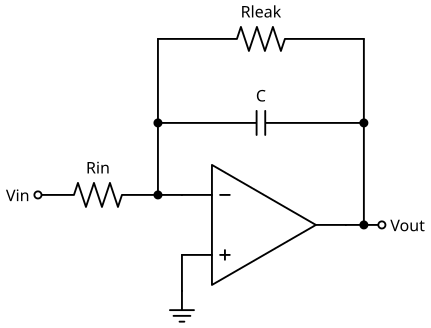

Reproduce this figure in Python.
# SPDX-License-Identifier: MIT
"""Integrator: inverting op-amp integrator (Rin, feedback C) with a leak resistor across C."""
import sys
import pathlib

sys.path.insert(0, str(pathlib.Path(__file__).resolve().parents[2] / "tools"))
from drawing import setup_drawing  # noqa: E402
import schemdraw.elements as elm  # noqa: E402

with setup_drawing(show=False) as d:
    op = d.add(elm.Opamp(leads=True))
    d.add(elm.Line().at(op.in2).down(0.75))
    d.add(elm.Ground())
    d.add(elm.Line().at(op.in1).left(0.5))
    n = d.here
    d.add(elm.Dot())
    d.add(elm.Resistor().left().label("Rin"))
    d.add(elm.Dot(open=True).label("Vin", loc="left"))
    d.add(elm.Line().at(op.out).right(0.75))
    out = d.here
    d.add(elm.Dot(open=True).label("Vout", loc="right"))
    xj = out[0] - 0.375
    d.add(elm.Line().at(n).up(1.5))
    d.add(elm.Capacitor().tox(xj).label("C"))
    yc = d.here[1]
    d.add(elm.Line().toy(op.out))
    d.add(elm.Dot().at((xj, op.out[1])))
    d.add(elm.Dot().at((n[0], yc)))
    d.add(elm.Line().at((n[0], yc)).up(1.75))
    d.add(elm.Resistor().tox(xj).label("Rleak"))
    d.add(elm.Line().toy(yc))
    d.add(elm.Dot().at((xj, yc)))
    d.save(str(pathlib.Path(__file__).with_name("circuit.svg")))
print("wrote circuit.svg")
